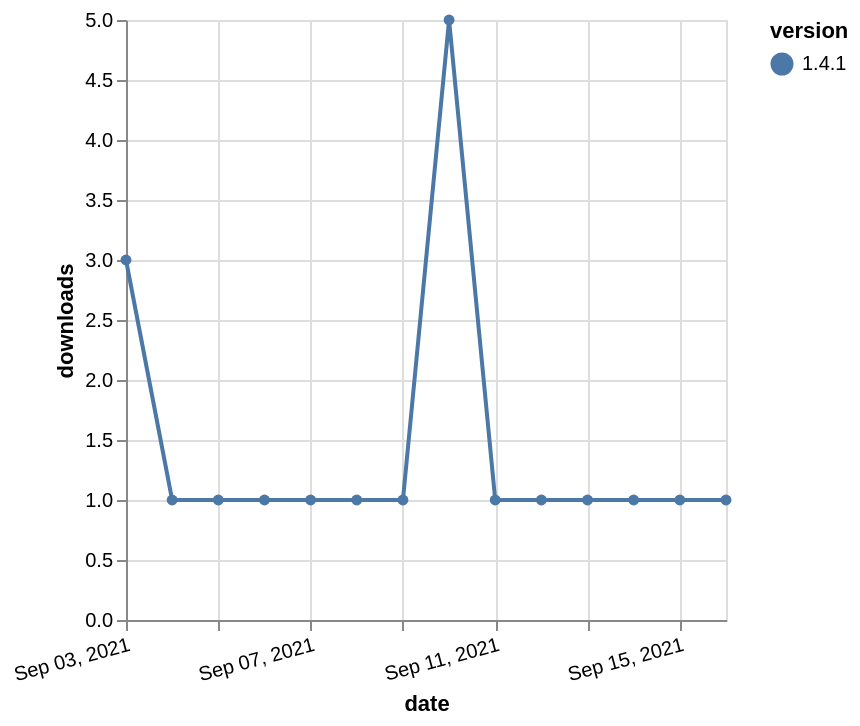

Here is the Vega-Lite specification saved for this chart:
### Vega-Lite specification from a JSON file in a GitHub repository (floating-point values rounded to 4 significant figures)
{"$schema": "https://vega.github.io/schema/vega-lite/v5.json", "description": "A simple bar chart with embedded data.", "data": {"values": [{"date": "2021-09-03", "total": 499, "delta": 3, "version": "1.4.1"}, {"date": "2021-09-04", "total": 500, "delta": 1, "version": "1.4.1"}, {"date": "2021-09-05", "total": 501, "delta": 1, "version": "1.4.1"}, {"date": "2021-09-06", "total": 502, "delta": 1, "version": "1.4.1"}, {"date": "2021-09-07", "total": 503, "delta": 1, "version": "1.4.1"}, {"date": "2021-09-08", "total": 504, "delta": 1, "version": "1.4.1"}, {"date": "2021-09-09", "total": 505, "delta": 1, "version": "1.4.1"}, {"date": "2021-09-10", "total": 510, "delta": 5, "version": "1.4.1"}, {"date": "2021-09-11", "total": 511, "delta": 1, "version": "1.4.1"}, {"date": "2021-09-12", "total": 512, "delta": 1, "version": "1.4.1"}, {"date": "2021-09-13", "total": 513, "delta": 1, "version": "1.4.1"}, {"date": "2021-09-14", "total": 514, "delta": 1, "version": "1.4.1"}, {"date": "2021-09-15", "total": 515, "delta": 1, "version": "1.4.1"}, {"date": "2021-09-16", "total": 516, "delta": 1, "version": "1.4.1"}]}, "width": "container", "mark": {"type": "line", "point": {"filled": true}}, "encoding": {"x": {"field": "date", "type": "temporal", "timeUnit": "yearmonthdate", "title": "date", "axis": {"labelAngle": -15}}, "y": {"field": "delta", "type": "quantitative", "title": "downloads"}, "color": {"field": "version", "type": "nominal"}, "tooltip": {"field": "delta"}}}
